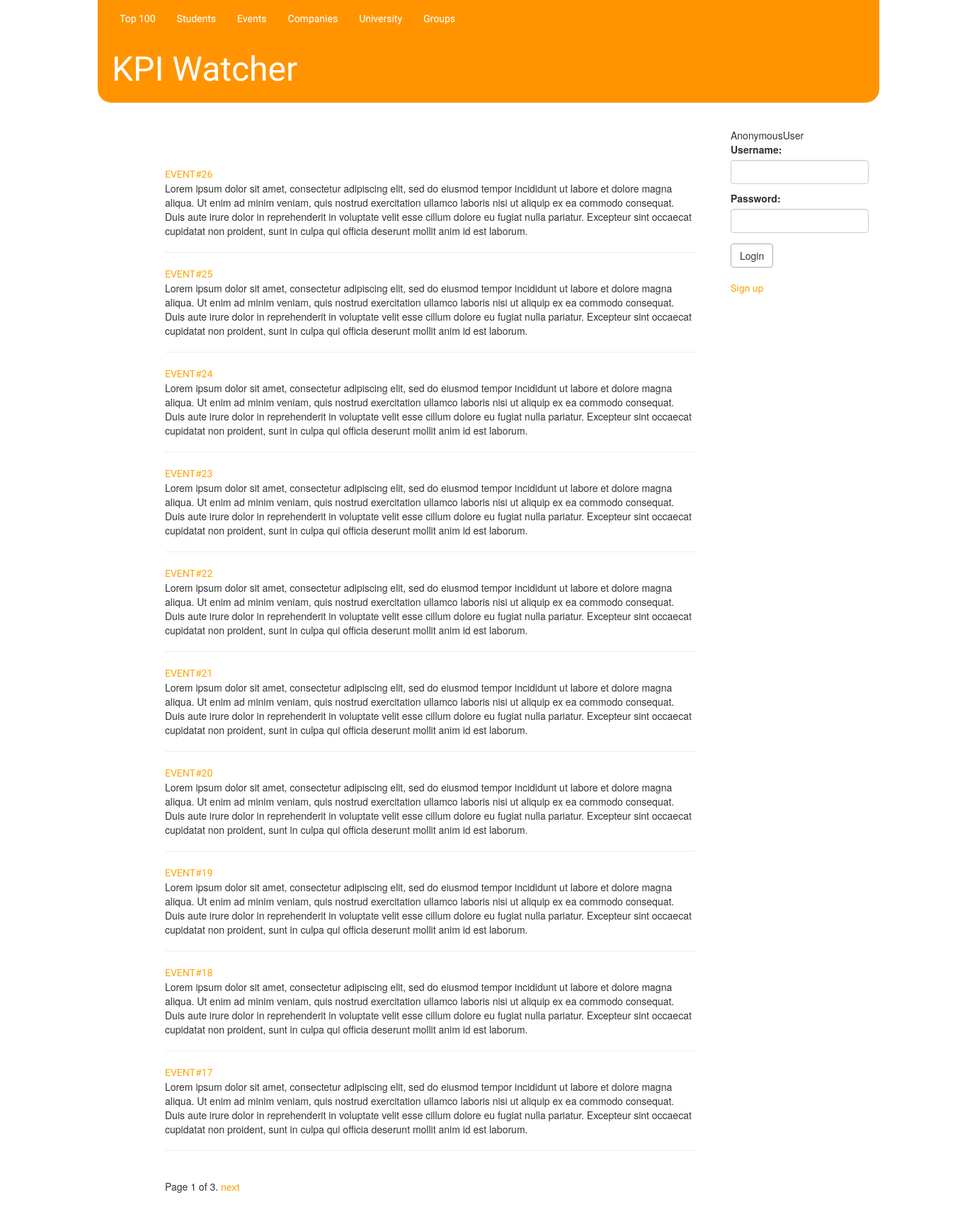
Page /events/ on the earlier database version.
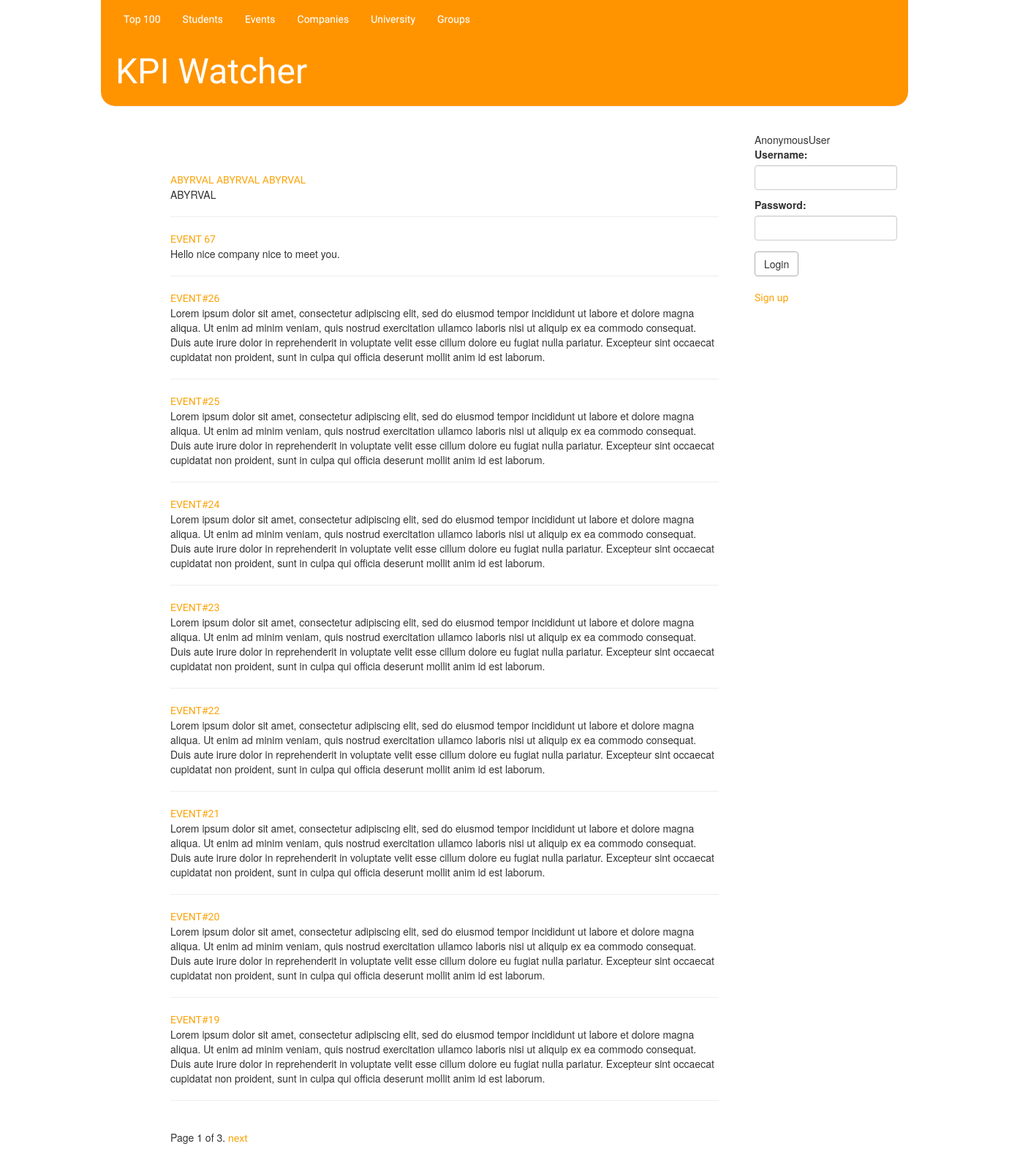
Same page on the later database version.
### events/models.py (models this page shows, shortened)
class Event(models.Model):
    creator = models.ForeignKey(User)
    name = models.CharField(max_length=250)
    text = models.TextField()
    date_published = models.DateTimeField(default=timezone.now, editable=False)
    subscribers = models.ManyToManyField(User, related_name="events")

### events/views.py (the view)
def all_events(request):
    events_all = Event.objects.all().order_by('-date_published')
    paginator = Paginator(events_all, 10)
    page = request.GET.get('page')
    if hasattr(request.user, 'teacher') or hasattr(request.user, 'company'):
        perm_to_create = True
    else:
        perm_to_create = False
    try:
        events = paginator.page(page)
    except PageNotAnInteger:
        events = paginator.page(1)
    except EmptyPage:
        events = paginator.page(paginator.num_pages)
    return render(request, 'events/all_events.html', {'events': events, 'perm_to_create': perm_to_create})

### ratings/ctx_log_processor.py (called while the page is built)
def auth_form(request):
    return {'form': AuthForm(), 'request': request}

### events/templates/events/all_events.html (shortened to what this page needs)
{% extends 'base.html' %}
{%block content%}
    <br />
<div class="content container">
        <div class="row">
            <div class="col-md-8">
	{% for event in events %}
        <a href="{% url 'events.views.event_page' pk=event.pk %}">{{ event.name | upper }}</a>
        <br />
        {{ event.text }}
        <hr>
    {% endfor %}
<div class="pagination">
    <span class="step-links">
        <span class="current">
            Page {{ events.number }} of {{ events.paginator.num_pages }}.
        </span>
        {% if events.has_next %}
            <a href="?page={{ events.next_page_number }}">next</a>
        {% endif %}
    </span>
</div></div></div></div>
{%endblock content%}

Differences in the rows shown:
no longer on this page (row unchanged): Event: name "EVENT#18", text "Lorem ipsum dolor sit amet, consectetur adipiscing elit, sed do eiusmod tempor incididunt ut labore et dolore magna aliqua. Ut enim ad minim veniam, quis nostrud exercitation ullamco laboris nisi ut aliquip ex ea commodo consequat. Duis aute irure dolor in reprehenderit in voluptate velit esse cillum dolore eu fugiat nulla pariatur. Excepteur sint occaecat cupidatat non proident, sunt in culpa qui officia deserunt mollit anim id est laborum."
no longer on this page (row unchanged): Event: name "EVENT#17", text "Lorem ipsum dolor sit amet, consectetur adipiscing elit, sed do eiusmod tempor incididunt ut labore et dolore magna aliqua. Ut enim ad minim veniam, quis nostrud exercitation ullamco laboris nisi ut aliquip ex ea commodo consequat. Duis aute irure dolor in reprehenderit in voluptate velit esse cillum dolore eu fugiat nulla pariatur. Excepteur sint occaecat cupidatat non proident, sunt in culpa qui officia deserunt mollit anim id est laborum."
added Event: name "ABYRVAL ABYRVAL ABYRVAL", text "ABYRVAL"
added Event: name "EVENT 67", text "Hello nice company nice to meet you."
